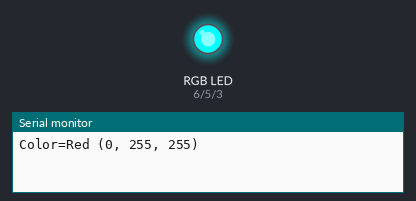
The sketch below on a simulated Arduino Uno, built with avr-gcc and run on an emulated ATmega328P. Parts: an RGB LED mixed from three pins (HIGH = lit), the last lines printed to the serial monitor.

Above: at 0.5 s.
At 1.5 s:
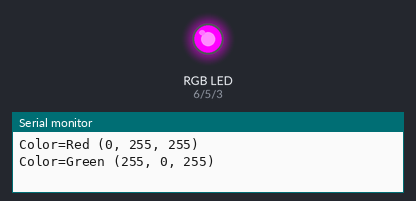
At 2.5 s:
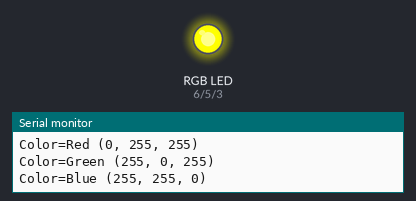
At 3.5 s:
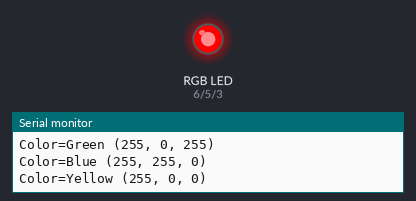
At 4.5 s:
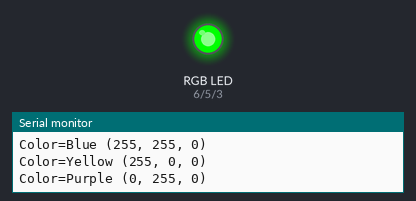
Timing chart, 0 to 6.5 s (numbered marks = the images above):
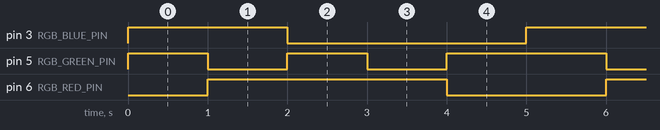

The sketch:

BlinkRGBSimple.ino
```cpp
/*
 * This example changes the colors of the RGB LED and should be more
 * straightforward to understand than BlinkRGB
 *
 * By Jon Froehlich
 * http://makeabilitylab.io
 *
 * Adapted from https://learn.adafruit.com/adafruit-arduino-lesson-3-rgb-leds?view=all
 */

const int RGB_RED_PIN = 6;
const int RGB_GREEN_PIN  = 5;
const int RGB_BLUE_PIN  = 3;
const int DELAY = 1000; // delay in ms between changing colors

void setup() {
  // Set the RGB pins to output
  pinMode(RGB_RED_PIN, OUTPUT);
  pinMode(RGB_GREEN_PIN, OUTPUT);
  pinMode(RGB_BLUE_PIN, OUTPUT);

  // Turn on Serial so we can verify expected colors via Serial Monitor
  Serial.begin(9600);
}

void loop() {

  // Because the RGB LED we purchased for the class is a 'common anode'
  // RGB, the way we turn on each light is counter to our intuition
  // We set a pin to 0 to turn on the corresponding LED to its maximum brightness
  // and 255 to turn it off (the opposite of what you might think)

  // Set the RGB LED to red
  Serial.println("Color=Red (0, 255, 255)");
  analogWrite(RGB_RED_PIN, 0);      // turn on the red LED
  analogWrite(RGB_GREEN_PIN, 255);  // turn off the green LED
  analogWrite(RGB_BLUE_PIN, 255);   // turn off the blue LED
  delay(DELAY);

  // Set the RGB LED to green
  Serial.println("Color=Green (255, 0, 255)");
  analogWrite(RGB_RED_PIN, 255);    // turn off the red LED
  analogWrite(RGB_GREEN_PIN, 0);    // turn on the green LED
  analogWrite(RGB_BLUE_PIN, 255);     // turn on the blue LED
  delay(DELAY);

  // Set the RGB LED to blue
  Serial.println("Color=Blue (255, 255, 0)");
  analogWrite(RGB_RED_PIN, 255);    // turn off the red LED
  analogWrite(RGB_GREEN_PIN, 255);  // turn off the green LED
  analogWrite(RGB_BLUE_PIN, 0);     // turn on the blue LED
  delay(DELAY);

  // Set the RGB LED to yellow (by turning on green and blue!)
  Serial.println("Color=Yellow (255, 0, 0)");
  analogWrite(RGB_RED_PIN, 255);    // turn off the red LED
  analogWrite(RGB_GREEN_PIN, 0);    // turn on the green LED
  analogWrite(RGB_BLUE_PIN, 0);     // turn on the blue LED
  delay(DELAY);

  // Set the RGB LED to purple (by turning on red and blue!)
  Serial.println("Color=Purple (0, 255, 0)");
  analogWrite(RGB_RED_PIN, 0);      // turn on the red LED
  analogWrite(RGB_GREEN_PIN, 255);  // turn off the green LED
  analogWrite(RGB_BLUE_PIN, 0);     // turn on the blue LED
  delay(DELAY);
}
```

Measured:
- by itself, pin 3 (RGB_BLUE_PIN): alternates HIGH for 2.0 s and LOW for 3.0 s
- by itself, pin 5 (RGB_GREEN_PIN): repeats every 5.0 s: LOW 1.0 s, HIGH 1.0 s, LOW 1.0 s, HIGH 2.0 s
- by itself, pin 6 (RGB_RED_PIN): alternates HIGH for 3.0 s and LOW for 2.0 s
